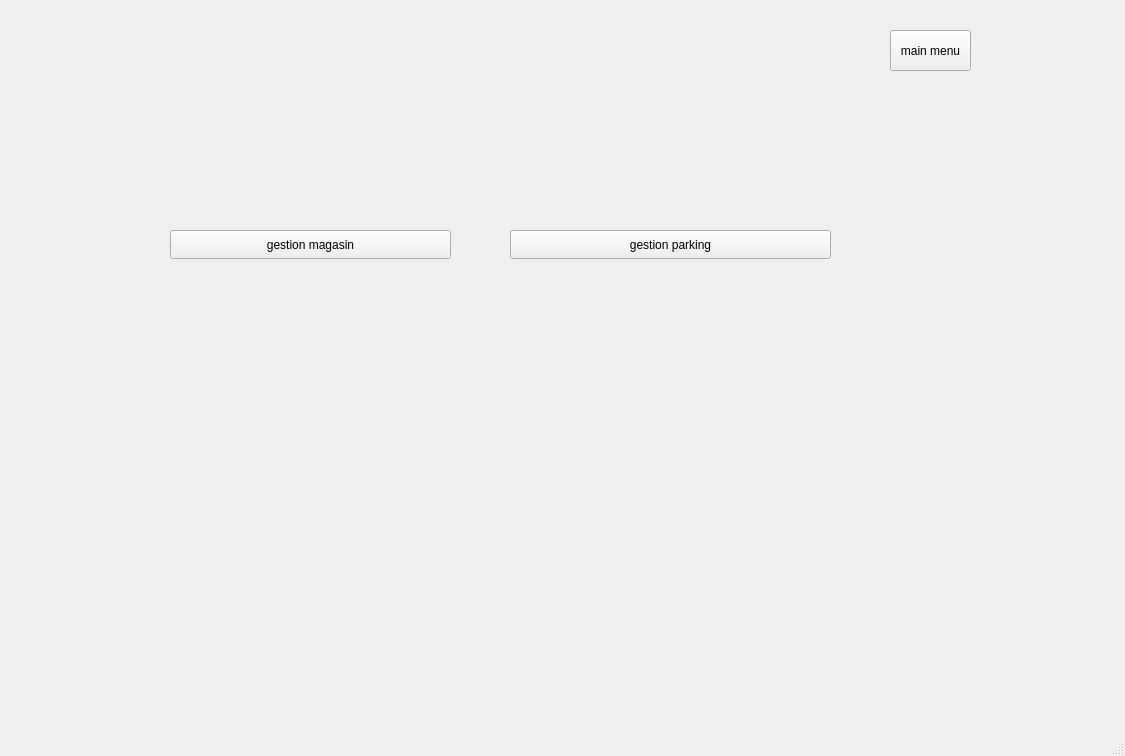
<?xml version="1.0" encoding="UTF-8"?>
<ui version="4.0">
 <class>MainWindow</class>
 <widget class="QMainWindow" name="MainWindow">
  <property name="geometry">
   <rect>
    <x>0</x>
    <y>0</y>
    <width>1125</width>
    <height>756</height>
   </rect>
  </property>
  <property name="windowTitle">
   <string>MainWindow</string>
  </property>
  <widget class="QWidget" name="centralwidget">
   <widget class="QStackedWidget" name="stackedWidget">
    <property name="geometry">
     <rect>
      <x>60</x>
      <y>100</y>
      <width>1051</width>
      <height>581</height>
     </rect>
    </property>
    <property name="currentIndex">
     <number>0</number>
    </property>
    <widget class="QWidget" name="page_3">
     <widget class="QPushButton" name="pushButton_g_m">
      <property name="geometry">
       <rect>
        <x>110</x>
        <y>130</y>
        <width>281</width>
        <height>29</height>
       </rect>
      </property>
      <property name="text">
       <string>gestion magasin</string>
      </property>
     </widget>
     <widget class="QPushButton" name="pushButton_g_p">
      <property name="geometry">
       <rect>
        <x>450</x>
        <y>130</y>
        <width>321</width>
        <height>29</height>
       </rect>
      </property>
      <property name="text">
       <string>gestion parking</string>
      </property>
     </widget>
    </widget>
    <widget class="QWidget" name="page">
     <widget class="QPushButton" name="pushButton_a_m">
      <property name="geometry">
       <rect>
        <x>510</x>
        <y>320</y>
        <width>83</width>
        <height>29</height>
       </rect>
      </property>
      <property name="text">
       <string>afficher</string>
      </property>
     </widget>
     <widget class="QPushButton" name="pushButton_del_m">
      <property name="geometry">
       <rect>
        <x>420</x>
        <y>320</y>
        <width>83</width>
        <height>29</height>
       </rect>
      </property>
      <property name="text">
       <string>supprimer</string>
      </property>
     </widget>
     <widget class="QTableView" name="tableView_m">
      <property name="geometry">
       <rect>
        <x>370</x>
        <y>30</y>
        <width>561</width>
        <height>281</height>
       </rect>
      </property>
     </widget>
     <widget class="QGroupBox" name="groupBox">
      <property name="geometry">
       <rect>
        <x>70</x>
        <y>10</y>
        <width>271</width>
        <height>281</height>
       </rect>
      </property>
      <property name="title">
       <string>ajouter/modifier</string>
      </property>
      <widget class="QLineEdit" name="lineEdit_id_e">
       <property name="geometry">
        <rect>
         <x>140</x>
         <y>50</y>
         <width>113</width>
         <height>28</height>
        </rect>
       </property>
      </widget>
      <widget class="QLineEdit" name="lineEdit_nom_e">
       <property name="geometry">
        <rect>
         <x>140</x>
         <y>110</y>
         <width>113</width>
         <height>28</height>
        </rect>
       </property>
      </widget>
      <widget class="QLineEdit" name="lineEdit_nbv_e">
       <property name="geometry">
        <rect>
         <x>140</x>
         <y>160</y>
         <width>113</width>
         <height>28</height>
        </rect>
       </property>
      </widget>
      <widget class="QLineEdit" name="lineEdit_spon_e">
       <property name="geometry">
        <rect>
         <x>140</x>
         <y>210</y>
         <width>113</width>
         <height>28</height>
        </rect>
       </property>
      </widget>
      <widget class="QLabel" name="label">
       <property name="geometry">
        <rect>
         <x>20</x>
         <y>50</y>
         <width>81</width>
         <height>20</height>
        </rect>
       </property>
       <property name="text">
        <string>ID magasin</string>
       </property>
      </widget>
      <widget class="QLabel" name="label_2">
       <property name="geometry">
        <rect>
         <x>10</x>
         <y>110</y>
         <width>111</width>
         <height>20</height>
        </rect>
       </property>
       <property name="text">
        <string>nom magasin</string>
       </property>
      </widget>
      <widget class="QLabel" name="label_3">
       <property name="geometry">
        <rect>
         <x>40</x>
         <y>160</y>
         <width>63</width>
         <height>20</height>
        </rect>
       </property>
       <property name="text">
        <string>adresse</string>
       </property>
      </widget>
      <widget class="QLabel" name="label_4">
       <property name="geometry">
        <rect>
         <x>40</x>
         <y>210</y>
         <width>63</width>
         <height>20</height>
        </rect>
       </property>
       <property name="text">
        <string>surface</string>
       </property>
      </widget>
      <widget class="QPushButton" name="pushButton_e_ajouter">
       <property name="geometry">
        <rect>
         <x>10</x>
         <y>250</y>
         <width>83</width>
         <height>29</height>
        </rect>
       </property>
       <property name="text">
        <string>ajouter</string>
       </property>
      </widget>
      <widget class="QPushButton" name="pushButton_m_m">
       <property name="geometry">
        <rect>
         <x>170</x>
         <y>250</y>
         <width>83</width>
         <height>29</height>
        </rect>
       </property>
       <property name="text">
        <string>modifier</string>
       </property>
      </widget>
     </widget>
     <widget class="QGroupBox" name="groupBox_2">
      <property name="geometry">
       <rect>
        <x>530</x>
        <y>350</y>
        <width>241</width>
        <height>181</height>
       </rect>
      </property>
      <property name="title">
       <string>recherche</string>
      </property>
      <widget class="QLineEdit" name="lineEdit_sea_id">
       <property name="geometry">
        <rect>
         <x>110</x>
         <y>40</y>
         <width>113</width>
         <height>28</height>
        </rect>
       </property>
      </widget>
      <widget class="QLineEdit" name="lineEdit_sea_nom">
       <property name="geometry">
        <rect>
         <x>110</x>
         <y>90</y>
         <width>113</width>
         <height>28</height>
        </rect>
       </property>
      </widget>
      <widget class="QLineEdit" name="lineEdit_sea_sur">
       <property name="geometry">
        <rect>
         <x>110</x>
         <y>140</y>
         <width>113</width>
         <height>28</height>
        </rect>
       </property>
      </widget>
      <widget class="QLabel" name="label_5">
       <property name="geometry">
        <rect>
         <x>20</x>
         <y>40</y>
         <width>63</width>
         <height>20</height>
        </rect>
       </property>
       <property name="text">
        <string>ID</string>
       </property>
      </widget>
      <widget class="QLabel" name="label_6">
       <property name="geometry">
        <rect>
         <x>20</x>
         <y>90</y>
         <width>63</width>
         <height>20</height>
        </rect>
       </property>
       <property name="text">
        <string>NOM</string>
       </property>
      </widget>
      <widget class="QLabel" name="label_7">
       <property name="geometry">
        <rect>
         <x>20</x>
         <y>140</y>
         <width>63</width>
         <height>20</height>
        </rect>
       </property>
       <property name="text">
        <string>SURFACE</string>
       </property>
      </widget>
     </widget>
     <widget class="QGroupBox" name="groupBox_3">
      <property name="geometry">
       <rect>
        <x>780</x>
        <y>350</y>
        <width>141</width>
        <height>181</height>
       </rect>
      </property>
      <property name="title">
       <string>tri</string>
      </property>
      <widget class="QPushButton" name="pushButton_2">
       <property name="geometry">
        <rect>
         <x>30</x>
         <y>40</y>
         <width>83</width>
         <height>29</height>
        </rect>
       </property>
       <property name="text">
        <string>ID</string>
       </property>
      </widget>
      <widget class="QPushButton" name="pushButton_3">
       <property name="geometry">
        <rect>
         <x>30</x>
         <y>90</y>
         <width>83</width>
         <height>29</height>
        </rect>
       </property>
       <property name="text">
        <string>NOM</string>
       </property>
      </widget>
      <widget class="QPushButton" name="pushButton_4">
       <property name="geometry">
        <rect>
         <x>30</x>
         <y>140</y>
         <width>83</width>
         <height>29</height>
        </rect>
       </property>
       <property name="text">
        <string>SURFACE</string>
       </property>
      </widget>
     </widget>
     <widget class="QPushButton" name="pushButton_m_pdf">
      <property name="geometry">
       <rect>
        <x>930</x>
        <y>370</y>
        <width>83</width>
        <height>29</height>
       </rect>
      </property>
      <property name="text">
       <string>generer pdf</string>
      </property>
     </widget>
     <widget class="QPushButton" name="pushButton_m_stat">
      <property name="geometry">
       <rect>
        <x>170</x>
        <y>310</y>
        <width>83</width>
        <height>29</height>
       </rect>
      </property>
      <property name="text">
       <string>stats</string>
      </property>
     </widget>
     <zorder>groupBox</zorder>
     <zorder>pushButton_a_m</zorder>
     <zorder>pushButton_del_m</zorder>
     <zorder>tableView_m</zorder>
     <zorder>groupBox_2</zorder>
     <zorder>groupBox_3</zorder>
     <zorder>pushButton_m_pdf</zorder>
     <zorder>pushButton_m_stat</zorder>
    </widget>
    <widget class="QWidget" name="page_2">
     <widget class="QTableView" name="tableView_p">
      <property name="geometry">
       <rect>
        <x>360</x>
        <y>20</y>
        <width>651</width>
        <height>281</height>
       </rect>
      </property>
     </widget>
     <widget class="QPushButton" name="pushButton_p_aff">
      <property name="geometry">
       <rect>
        <x>360</x>
        <y>300</y>
        <width>83</width>
        <height>29</height>
       </rect>
      </property>
      <property name="text">
       <string>afficher</string>
      </property>
     </widget>
     <widget class="QGroupBox" name="groupBox_4">
      <property name="geometry">
       <rect>
        <x>20</x>
        <y>10</y>
        <width>331</width>
        <height>291</height>
       </rect>
      </property>
      <property name="title">
       <string>ajouter/modifier</string>
      </property>
      <widget class="QLineEdit" name="lineEdit_p_id">
       <property name="geometry">
        <rect>
         <x>170</x>
         <y>60</y>
         <width>113</width>
         <height>28</height>
        </rect>
       </property>
      </widget>
      <widget class="QLineEdit" name="lineEdit_p_nom">
       <property name="geometry">
        <rect>
         <x>170</x>
         <y>110</y>
         <width>113</width>
         <height>28</height>
        </rect>
       </property>
      </widget>
      <widget class="QLineEdit" name="lineEdit_p_nbrp">
       <property name="geometry">
        <rect>
         <x>170</x>
         <y>160</y>
         <width>113</width>
         <height>28</height>
        </rect>
       </property>
      </widget>
      <widget class="QLineEdit" name="lineEdit_p_idM">
       <property name="geometry">
        <rect>
         <x>170</x>
         <y>210</y>
         <width>113</width>
         <height>28</height>
        </rect>
       </property>
      </widget>
      <widget class="QLabel" name="label_8">
       <property name="geometry">
        <rect>
         <x>50</x>
         <y>60</y>
         <width>91</width>
         <height>20</height>
        </rect>
       </property>
       <property name="text">
        <string>ID PARKING</string>
       </property>
      </widget>
      <widget class="QLabel" name="label_9">
       <property name="geometry">
        <rect>
         <x>52</x>
         <y>110</y>
         <width>111</width>
         <height>20</height>
        </rect>
       </property>
       <property name="text">
        <string>NOM PARKING</string>
       </property>
      </widget>
      <widget class="QLabel" name="label_10">
       <property name="geometry">
        <rect>
         <x>50</x>
         <y>160</y>
         <width>81</width>
         <height>20</height>
        </rect>
       </property>
       <property name="text">
        <string>CAPACITE</string>
       </property>
      </widget>
      <widget class="QLabel" name="label_11">
       <property name="geometry">
        <rect>
         <x>50</x>
         <y>210</y>
         <width>101</width>
         <height>20</height>
        </rect>
       </property>
       <property name="text">
        <string>ID MAGASIN</string>
       </property>
      </widget>
      <widget class="QPushButton" name="pushButton_p_a">
       <property name="geometry">
        <rect>
         <x>50</x>
         <y>250</y>
         <width>83</width>
         <height>29</height>
        </rect>
       </property>
       <property name="text">
        <string>ajouter</string>
       </property>
      </widget>
      <widget class="QPushButton" name="pushButton_p_del">
       <property name="geometry">
        <rect>
         <x>210</x>
         <y>250</y>
         <width>81</width>
         <height>29</height>
        </rect>
       </property>
       <property name="text">
        <string>modifier</string>
       </property>
      </widget>
     </widget>
     <widget class="QPushButton" name="pushButton_p_supp">
      <property name="geometry">
       <rect>
        <x>450</x>
        <y>300</y>
        <width>83</width>
        <height>29</height>
       </rect>
      </property>
      <property name="text">
       <string>supprimer</string>
      </property>
     </widget>
     <widget class="QGroupBox" name="groupBox_5">
      <property name="geometry">
       <rect>
        <x>540</x>
        <y>320</y>
        <width>241</width>
        <height>201</height>
       </rect>
      </property>
      <property name="title">
       <string>recherche</string>
      </property>
      <widget class="QLineEdit" name="lineEdit_p_sea_id">
       <property name="geometry">
        <rect>
         <x>120</x>
         <y>40</y>
         <width>113</width>
         <height>28</height>
        </rect>
       </property>
      </widget>
      <widget class="QLineEdit" name="lineEdit__p_sea_nom">
       <property name="geometry">
        <rect>
         <x>120</x>
         <y>90</y>
         <width>113</width>
         <height>28</height>
        </rect>
       </property>
      </widget>
      <widget class="QLineEdit" name="lineEdit_p_sea_cap">
       <property name="geometry">
        <rect>
         <x>120</x>
         <y>140</y>
         <width>113</width>
         <height>28</height>
        </rect>
       </property>
      </widget>
      <widget class="QLabel" name="label_12">
       <property name="geometry">
        <rect>
         <x>20</x>
         <y>40</y>
         <width>63</width>
         <height>20</height>
        </rect>
       </property>
       <property name="text">
        <string>ID_P</string>
       </property>
      </widget>
      <widget class="QLabel" name="label_13">
       <property name="geometry">
        <rect>
         <x>20</x>
         <y>90</y>
         <width>63</width>
         <height>20</height>
        </rect>
       </property>
       <property name="text">
        <string>NOM</string>
       </property>
      </widget>
      <widget class="QLabel" name="label_14">
       <property name="geometry">
        <rect>
         <x>20</x>
         <y>140</y>
         <width>63</width>
         <height>20</height>
        </rect>
       </property>
       <property name="text">
        <string>CAPACITE</string>
       </property>
      </widget>
     </widget>
     <widget class="QGroupBox" name="groupBox_6">
      <property name="geometry">
       <rect>
        <x>790</x>
        <y>320</y>
        <width>161</width>
        <height>201</height>
       </rect>
      </property>
      <property name="title">
       <string>GroupBox</string>
      </property>
      <widget class="QPushButton" name="pushButton_p_triID">
       <property name="geometry">
        <rect>
         <x>30</x>
         <y>40</y>
         <width>83</width>
         <height>29</height>
        </rect>
       </property>
       <property name="text">
        <string>ID</string>
       </property>
      </widget>
      <widget class="QPushButton" name="pushButton_p_trinom">
       <property name="geometry">
        <rect>
         <x>30</x>
         <y>90</y>
         <width>83</width>
         <height>29</height>
        </rect>
       </property>
       <property name="text">
        <string>NOM</string>
       </property>
      </widget>
      <widget class="QPushButton" name="pushButton_p_tricp">
       <property name="geometry">
        <rect>
         <x>30</x>
         <y>140</y>
         <width>83</width>
         <height>29</height>
        </rect>
       </property>
       <property name="text">
        <string>CAPACITE</string>
       </property>
      </widget>
     </widget>
     <widget class="QPushButton" name="pushButton_p_genp">
      <property name="geometry">
       <rect>
        <x>960</x>
        <y>360</y>
        <width>83</width>
        <height>29</height>
       </rect>
      </property>
      <property name="text">
       <string>PDF</string>
      </property>
     </widget>
     <widget class="QPushButton" name="statP">
      <property name="geometry">
       <rect>
        <x>40</x>
        <y>320</y>
        <width>83</width>
        <height>29</height>
       </rect>
      </property>
      <property name="text">
       <string>stat</string>
      </property>
     </widget>
     <zorder>groupBox_4</zorder>
     <zorder>tableView_p</zorder>
     <zorder>pushButton_p_supp</zorder>
     <zorder>groupBox_5</zorder>
     <zorder>groupBox_6</zorder>
     <zorder>pushButton_p_genp</zorder>
     <zorder>pushButton_p_aff</zorder>
     <zorder>statP</zorder>
    </widget>
    <widget class="QWidget" name="page_4">
     <widget class="QCustomPlot" name="customplot" native="true">
      <property name="geometry">
       <rect>
        <x>80</x>
        <y>50</y>
        <width>841</width>
        <height>341</height>
       </rect>
      </property>
     </widget>
     <widget class="QPushButton" name="pushButton_s_m">
      <property name="geometry">
       <rect>
        <x>90</x>
        <y>420</y>
        <width>131</width>
        <height>29</height>
       </rect>
      </property>
      <property name="text">
       <string>return</string>
      </property>
     </widget>
     <widget class="QDialogButtonBox" name="buttonBox">
      <property name="geometry">
       <rect>
        <x>160</x>
        <y>450</y>
        <width>167</width>
        <height>29</height>
       </rect>
      </property>
      <property name="standardButtons">
       <set>QDialogButtonBox::Cancel|QDialogButtonBox::Ok</set>
      </property>
     </widget>
    </widget>
   </widget>
   <widget class="QPushButton" name="pushButton">
    <property name="geometry">
     <rect>
      <x>890</x>
      <y>30</y>
      <width>81</width>
      <height>41</height>
     </rect>
    </property>
    <property name="text">
     <string>main menu</string>
    </property>
   </widget>
   <zorder>pushButton</zorder>
   <zorder>stackedWidget</zorder>
  </widget>
  <widget class="QMenuBar" name="menubar">
   <property name="geometry">
    <rect>
     <x>0</x>
     <y>0</y>
     <width>1125</width>
     <height>25</height>
    </rect>
   </property>
  </widget>
  <widget class="QStatusBar" name="statusbar"/>
 </widget>
 <customwidgets>
  <customwidget>
   <class>QCustomPlot</class>
   <extends>QWidget</extends>
   <header>qcustomplot.h</header>
   <container>1</container>
  </customwidget>
 </customwidgets>
 <resources/>
 <connections/>
</ui>
